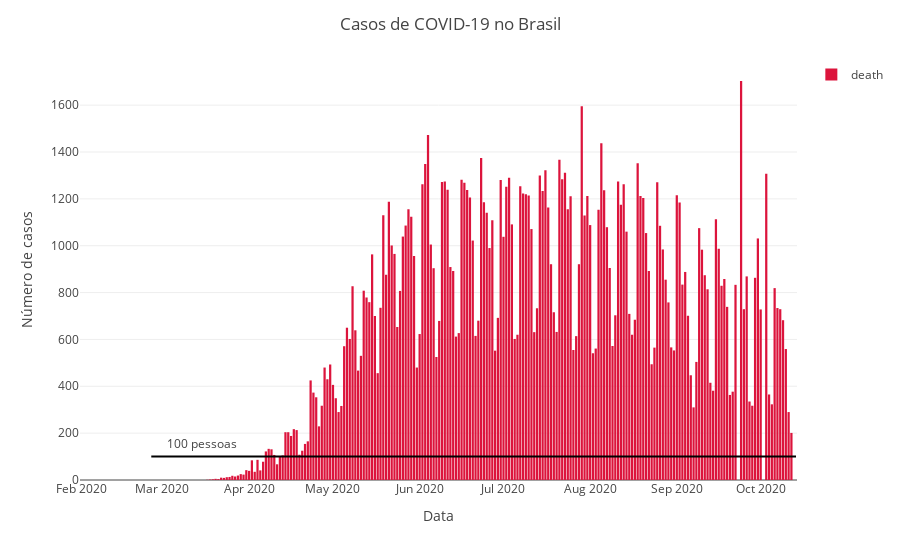

The notebook cell saved with this chart:
### Code cell
fig = px.bar(data,x='date',y=['death'],color_discrete_sequence=['Crimson'])
fig.add_shape(type='line',x0=pd.to_datetime('2020/02/26'),x1=pd.Timestamp.today(),y0=100,y1=100)
fig.add_trace(go.Scatter(x=[pd.to_datetime('2020/03/15')],y=[150],text='100 pessoas',mode='text',showlegend=False))
fig.update_layout(
    title={'text':"Casos de COVID-19 no Brasil",
           'x':0.5,'xanchor':'center'},
    xaxis_title="Data",
    yaxis_title="Número de casos",
    legend_title="",template = 'xgridoff')
fig.show()
fig.write_image("Mortes.png",width=1000,height=600)

### Figure 1 — Plotly figure (JSON) as saved in the notebook; plotly's stock layout.template omitted (floating-point values rounded to 4 significant figures; data arrays with more than 128 entries replaced by an {"elided": "..."} marker saying what was removed)
{"data": [{"alignmentgroup": "True", "hovertemplate": "variable=death<br>date=%{x}<br>value=%{y}<extra></extra>", "legendgroup": "death", "marker": {"color": "Crimson"}, "name": "death", "offsetgroup": "death", "orientation": "v", "showlegend": true, "textposition": "auto", "type": "bar", "x": {"elided": "255 str values"}, "xaxis": "x", "y": {"elided": "255 int values"}, "yaxis": "y"}, {"mode": "text", "showlegend": false, "text": "100 pessoas", "type": "scatter", "x": ["2020-03-15T00:00:00"], "y": [150]}], "layout": {"barmode": "relative", "legend": {"title": {"text": ""}, "tracegroupgap": 0}, "margin": {"t": 60}, "shapes": [{"type": "line", "x0": "2020-02-26T00:00:00", "x1": "2020-10-13T15:24:18.363544", "y0": 100, "y1": 100}], "title": {"text": "Casos de COVID-19 no Brasil", "x": 0.5, "xanchor": "center"}, "xaxis": {"anchor": "y", "domain": [0, 1], "title": {"text": "Data"}}, "yaxis": {"anchor": "x", "domain": [0, 1], "title": {"text": "Número de casos"}}}}
